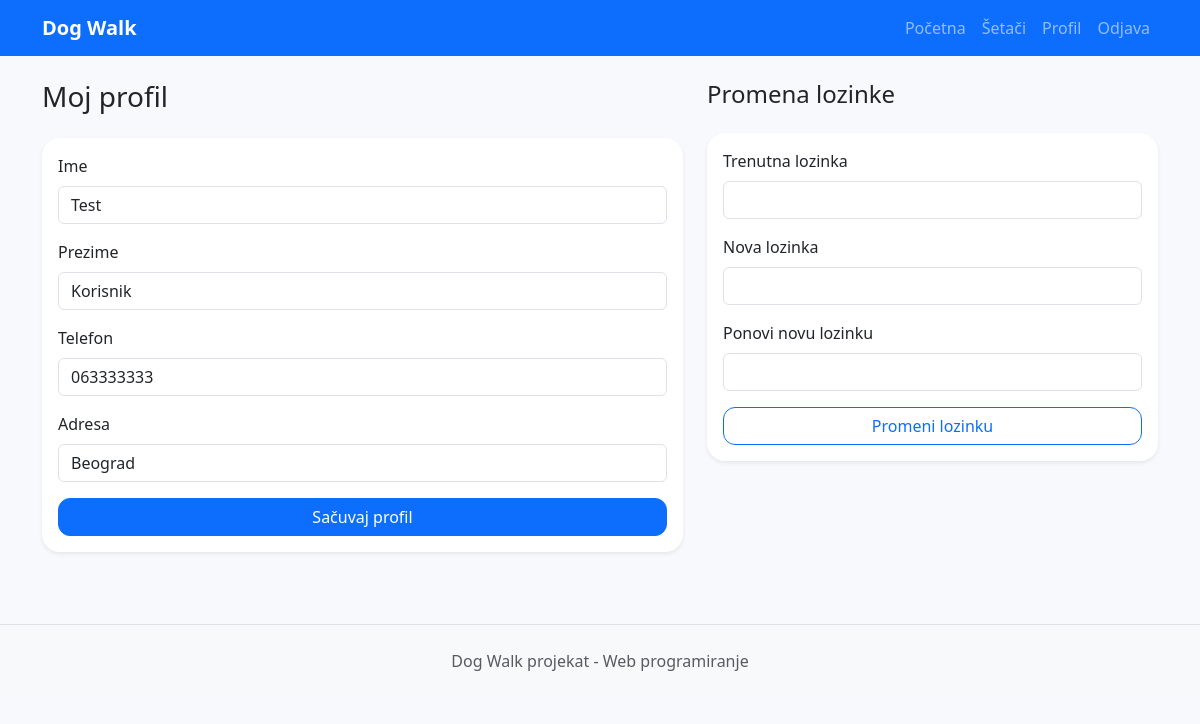
Screenshot of /profile.php (signed in) with the database file from the repository.
### tables this page shows
CREATE TABLE users (
    id INT AUTO_INCREMENT PRIMARY KEY,
    email VARCHAR(255) NOT NULL UNIQUE,
    password VARCHAR(255) NOT NULL,
    first_name VARCHAR(100) NOT NULL,
    last_name VARCHAR(100) NOT NULL,
    phone VARCHAR(50),
    address VARCHAR(255),
    role ENUM('user','walker','admin') NOT NULL DEFAULT 'user',
    is_active TINYINT(1) NOT NULL DEFAULT 0,
    is_blocked TINYINT(1) NOT NULL DEFAULT 0,
    activation_token VARCHAR(255),
    reset_token VARCHAR(255),
    reset_expires_at DATETIME,
    created_at TIMESTAMP DEFAULT CURRENT_TIMESTAMP
);

### includes/Database.php (called while the page is built, shortened)
<?php
class Database
{
    private static ?PDO $connection = null;
    public static function getConnection(): PDO
    {
        if (self::$connection === null) {
            $dsn = 'mysql:host=' . DB_HOST . ';dbname=' . DB_NAME . ';charset=utf8mb4';
            self::$connection = new PDO($dsn, DB_USER, DB_PASS, [
                PDO::ATTR_ERRMODE => PDO::ERRMODE_EXCEPTION,
                PDO::ATTR_DEFAULT_FETCH_MODE => PDO::FETCH_ASSOC,
            ]);
        }
        return self::$connection;
    }
}

### includes/functions.php (called while the page is built, shortened)
<?php
function cleanInput(string $value): string
{
    return trim(htmlspecialchars($value, ENT_QUOTES, 'UTF-8'));
}
function currentUserId(): ?int
{
    return $_SESSION['user_id'] ?? null;
}

### classes/User.php (called while the page is built, shortened)
<?php
require_once __DIR__ . '/../includes/Database.php';
require_once __DIR__ . '/../includes/functions.php';
class User
{
    private PDO $database;
    public function __construct()
    {
        $this->database = Database::getConnection();
    }
    public function findById(int $id): ?array
    {
        $statement = $this->database->prepare('SELECT * FROM users WHERE id = ?');
        $statement->execute([$id]);
        $user = $statement->fetch();
        return $user ?: null;
    }
}

### profile.php (the view, shortened to what this page needs)
<?php
require_once __DIR__ . '/classes/User.php';
require_once __DIR__ . '/includes/header.php';
$userService = new User();
$user = $userService->findById(currentUserId());
?>
<div class="row justify-content-center g-4">
    <div class="col-lg-7">
        <h1 class="h3 mb-4">Moj profil</h1>
        <form method="post" class="card card-body shadow-sm needs-validation" novalidate>
            <label class="form-label">Ime</label>
            <input class="form-control mb-3" name="first_name" value="<?= cleanInput($user['first_name']) ?>" minlength="2" required>
            <label class="form-label">Prezime</label>
            <input class="form-control mb-3" name="last_name" value="<?= cleanInput($user['last_name']) ?>" minlength="2" required>
            <label class="form-label">Telefon</label>
            <input class="form-control mb-3" name="phone" value="<?= cleanInput($user['phone'] ?? '') ?>">
            <label class="form-label">Adresa</label>
            <input class="form-control mb-3" name="address" value="<?= cleanInput($user['address'] ?? '') ?>">
            <button class="btn btn-primary">Sačuvaj profil</button>
        </form>
    </div>
    <div class="col-lg-5">
        <h2 class="h4 mb-4">Promena lozinke</h2>
        <form method="post" class="card card-body shadow-sm needs-validation" novalidate>
            <label class="form-label">Trenutna lozinka</label>
            <input class="form-control mb-3" type="password" name="current_password" required>
            <label class="form-label">Nova lozinka</label>
            <input class="form-control mb-3" type="password" name="new_password" minlength="8" required>
            <label class="form-label">Ponovi novu lozinku</label>
            <input class="form-control mb-3" type="password" name="confirm_new_password" minlength="8" required>
            <button class="btn btn-outline-primary">Promeni lozinku</button>
        </form>
    </div>
</div>
<?php require_once __DIR__ . '/includes/footer.php'; ?>

### assets/css/style.css (style rules this page uses)
body { background: #f7f9fc; }
.card { border: 0; border-radius: 18px; }
.btn { border-radius: 12px; }

### rows the page displays
users: first_name "Test", last_name "Korisnik", phone "063333333", address "Beograd"
